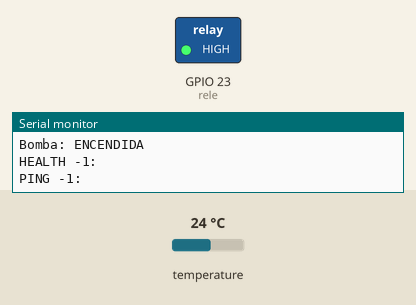
Recording of a sketch running on a simulated ESP32. Parts: switched loads named in the sketch (green lamp = pin HIGH), the last lines printed to the serial monitor. The inputs (shaded band) are chosen by the test bench; at power-on: temperature 24 °C. WiFi joins after 1.5 s; servers stay silent unless stated; uploads are accepted with an empty reply.

Above: at 5.9 s.
At 13.5 s:
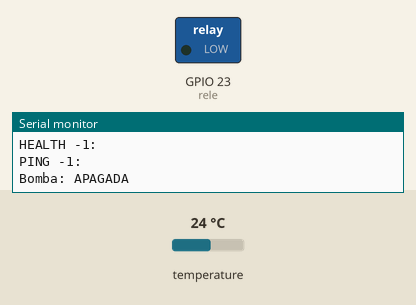
Timing chart, 0 to 24.0 s (numbered marks = the images above):
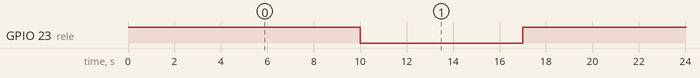

Measured:
- by itself, GPIO 23 (rele): alternates HIGH for 10.0 s and LOW for 7.0 s

The sketch:

hydrolab_esp32.ino
```cpp
#include <WiFi.h>
#include <HTTPClient.h>
#include <OneWire.h>
#include <DallasTemperature.h>

// =====================================================
// WIFI
// =====================================================

const char* ssid = "TU_WIFI";
const char* password = "TU_PASSWORD";

// =====================================================
// API HYDROLAB
// =====================================================
// El ESP32 NO puede usar 127.0.0.1 (eso es el PC).
// Usa la IP LAN de tu PC. Laragon (puerto 80) ya sirve Hydrolab:
//   http://TU_IP
// Si usas artisan, añade el puerto:
//   http://TU_IP:8000

const char* API_BASE = "http://TU_IP";
const char* DEVICE_TOKEN = "hydrolab-esp32-dev-token-change-me";

// =====================================================
// BOMBA / RELÉ
// =====================================================

const int rele = 23;

// HIGH = bomba encendida
// LOW  = bomba apagada

bool bombaEncendida = true;
unsigned long tiempoBomba = 0;

const unsigned long TIEMPO_BOMBA_ON  = 10000;
const unsigned long TIEMPO_BOMBA_OFF = 7000;

// =====================================================
// SENSOR DS18B20
// =====================================================

#define ONE_WIRE_BUS 15

OneWire oneWire(ONE_WIRE_BUS);
DallasTemperature sensors(&oneWire);

float lastTemperature = NAN;

const unsigned long SEND_INTERVAL_MS = 15000;
unsigned long lastSend = 0;

void testBridge();
void controlarBomba();
bool readTemperatureSensor();
String buildReadingsJson();
void sendReadings();

void setup() {
  Serial.begin(115200);

  pinMode(rele, OUTPUT);
  digitalWrite(rele, HIGH);
  bombaEncendida = true;
  tiempoBomba = millis();

  sensors.begin();

  WiFi.begin(ssid, password);
  Serial.print("Conectando al WiFi");

  while (WiFi.status() != WL_CONNECTED) {
    delay(500);
    Serial.print(".");
  }

  Serial.println();
  Serial.println("=================================");
  Serial.println("       HYDROLAB ESP32");
  Serial.println("=================================");
  Serial.println("¡WiFi conectado!");
  Serial.print("IP del ESP32: ");
  Serial.println(WiFi.localIP());
  Serial.print("API Hydrolab: ");
  Serial.println(API_BASE);
  Serial.printf("DS18B20 en GPIO %d | dispositivos: %d\n", ONE_WIRE_BUS, sensors.getDeviceCount());
  Serial.println("Bomba: ENCENDIDA");

  testBridge();
}

void testBridge() {
  HTTPClient http;

  http.begin(String(API_BASE) + "/api/v1/health");
  int healthCode = http.GET();
  Serial.printf("HEALTH %d: %s\n", healthCode, http.getString().c_str());
  http.end();

  http.begin(String(API_BASE) + "/api/v1/ping");
  http.addHeader("X-Device-Token", DEVICE_TOKEN);
  http.addHeader("Accept", "application/json");
  int pingCode = http.GET();
  Serial.printf("PING %d: %s\n", pingCode, http.getString().c_str());
  http.end();
}

void controlarBomba() {
  unsigned long ahora = millis();

  if (bombaEncendida) {
    if (ahora - tiempoBomba >= TIEMPO_BOMBA_ON) {
      digitalWrite(rele, LOW);
      bombaEncendida = false;
      tiempoBomba = ahora;
      Serial.println("Bomba: APAGADA");
    }
  } else {
    if (ahora - tiempoBomba >= TIEMPO_BOMBA_OFF) {
      digitalWrite(rele, HIGH);
      bombaEncendida = true;
      tiempoBomba = ahora;
      Serial.println("Bomba: ENCENDIDA");
    }
  }
}

bool readTemperatureSensor() {
  sensors.requestTemperatures();
  float temperature = sensors.getTempCByIndex(0);

  if (temperature == DEVICE_DISCONNECTED_C || temperature < -55 || temperature > 125) {
    Serial.println("Error leyendo DS18B20.");
    Serial.printf("Revisa GPIO %d y la resistencia 4.7k.\n", ONE_WIRE_BUS);
    return false;
  }

  lastTemperature = temperature;
  Serial.printf("Temperatura agua: %.2f °C\n", lastTemperature);
  return true;
}

String buildReadingsJson() {
  String body = "{";
  body += "\"pump_on\":";
  body += bombaEncendida ? "true" : "false";
  body += ",\"readings\":[";
  body += "{\"type\":\"temperature\",\"value\":" + String(lastTemperature, 2) + "}";
  body += "]}";
  return body;
}

void sendReadings() {
  if (WiFi.status() != WL_CONNECTED) {
    Serial.println("WiFi desconectado, reintentando...");
    WiFi.reconnect();
    return;
  }

  if (!readTemperatureSensor()) {
    return;
  }

  HTTPClient http;
  http.begin(String(API_BASE) + "/api/v1/readings");
  http.addHeader("Content-Type", "application/json");
  http.addHeader("Accept", "application/json");
  http.addHeader("X-Device-Token", DEVICE_TOKEN);
  http.setTimeout(10000);

  String body = buildReadingsJson();
  Serial.print("Enviando: ");
  Serial.println(body);

  int code = http.POST(body);
  Serial.printf("POST %d: %s\n", code, http.getString().c_str());

  if (code <= 0) {
    Serial.println("Sin respuesta.");
    Serial.println("En el PC ejecuta: php artisan serve --host=0.0.0.0 --port=8000");
    Serial.println("Revisa IP, puerto y firewall de Windows.");
  } else if (code == 401) {
    Serial.println("Token inválido.");
  } else if (code >= 200 && code < 300) {
    Serial.println("Lecturas guardadas en Hydrolab.");
  }

  http.end();
}

void loop() {
  unsigned long ahora = millis();
  controlarBomba();

  if (ahora - lastSend >= SEND_INTERVAL_MS) {
    lastSend = ahora;
    sendReadings();
  }
}
```
